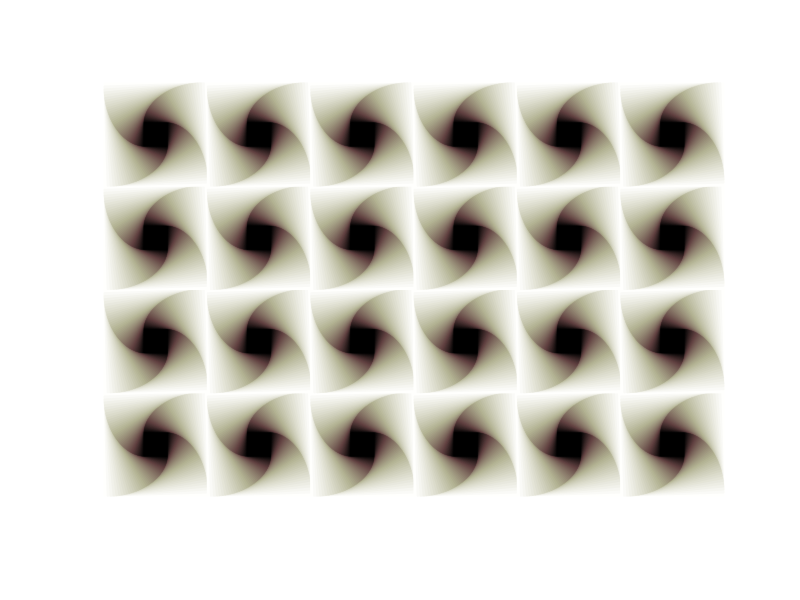

Here is the MATLAB script that generated this plot:
%spiral square tile
function spiralSquareTile
N=4; %4 for square
phi=pi/N;
t=linspace(0+phi,2*pi+phi,N+1); %points for triangle
len=1;
[x,y]=pol2cart(t,1);
theta=pi/100;


numPoly=50;
colormap=1-bone(numPoly);

for row=1:6
    for col=1:4
        xoff=row*1.414;
        yoff=col*1.414;
        len=1;
        [x,y]=pol2cart(t,1);
        for n=1:numPoly
            patch(len*x+xoff,len*y+yoff,'r','facecolor',colormap(n,:),'edgecolor',colormap(n,:));
            len=len*cos(phi)/cos(phi-theta);
            [x,y]=trans2d(x,y,0,0,theta); %rotate by theta
        end

    end
end

%axis([-1.2 1.2 -1.2 1.2])
axis equal off

function [xx,yy]=trans2d(x,y,tx,ty,phi)
   xx=x.*cos(phi)-y.*sin(phi)+tx;
   yy=x.*sin(phi)+y.*cos(phi)+ty;
return
